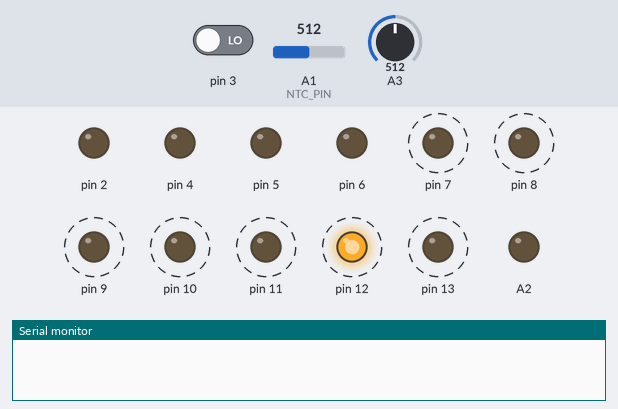
A sketch run on a simulated Arduino Uno, built with avr-gcc and run on an emulated ATmega328P. Shown: output pins drawn as LEDs (lit = HIGH), the last lines printed to the serial monitor. Dashed ring = blinking. The test bench sets the inputs (shaded band); at power-on: pin 3 LOW, A1 (NTC_PIN) = 512, A3 = 512.

Above: at 1.2 s.
1.3 s: pin 3 driven HIGH
At 1.7 s:
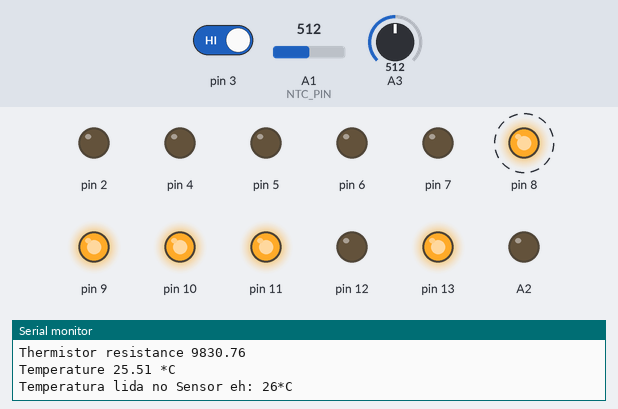
4.3 s: A1 (NTC_PIN) set to 289
7.3 s: A1 (NTC_PIN) set to 511
At 9.2 s:
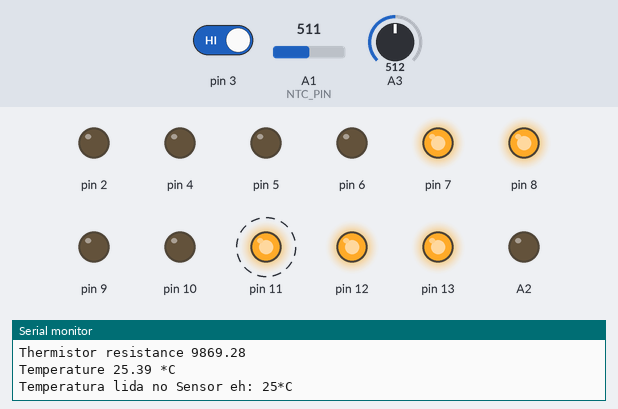
10.3 s: pin 3 driven LOW
At 11.3 s:
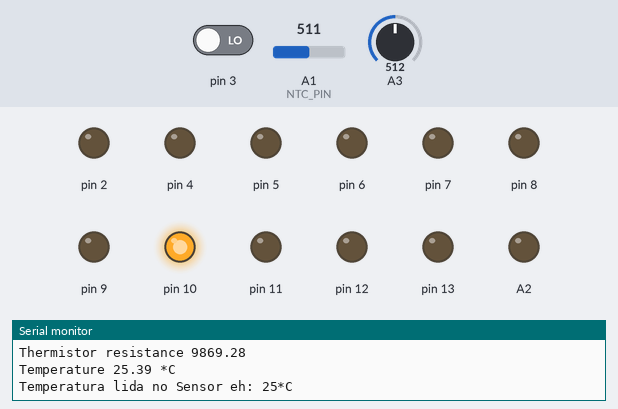
Timing chart, 0 to 14.3 s (numbered marks = the images above; inputs shaded):
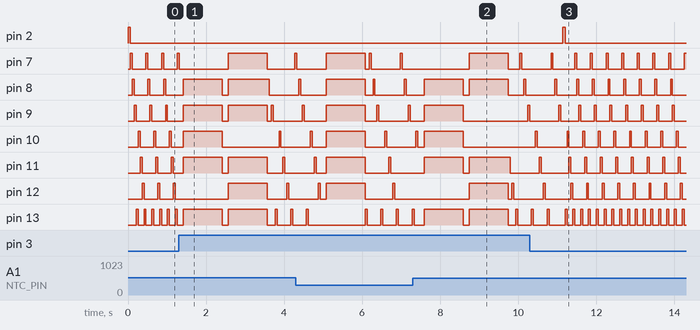

The sketch:

BombaPermissiva_GeladeiraAberta.ino
```cpp
/*
Author: Samuel Sena (Globson)
Designed for refrigerator door control and temperature monitoring.
*/

//#include <Thermistor.h>
#include <thermistor.h>

#define NTC_PIN A1
void setup()
{
  // put your setup code here, to run once:
  Serial.begin(9600);

  pinMode(2, OUTPUT);
  pinMode(3, INPUT);

  pinMode(4, OUTPUT);
  pinMode(5, OUTPUT);
  pinMode(6, OUTPUT);

  pinMode(7, OUTPUT);
  pinMode(8, OUTPUT);
  pinMode(9, OUTPUT);
  pinMode(10, OUTPUT);
  pinMode(11, OUTPUT);
  pinMode(12, OUTPUT);
  pinMode(13, OUTPUT);

  // pinMode(A1,INPUT);
  pinMode(A2, OUTPUT);
  pinMode(A3, INPUT);
}
// Thermistor temp(1);
//  Thermistor object
THERMISTOR thermistor(NTC_PIN, // Analog pin
                      10000,   // Nominal resistance at 25 ºC
                      3000,    // thermistor's beta coefficient
                      9850);  // Value of the series resistor

// Global temperature reading
//uint16_t temp;

long segmentoInfinitoAtual = 7;
void segmentoInfinito()
{
  switch (segmentoInfinitoAtual)
  {
  case 7:
    digitalWrite(7, HIGH);
    digitalWrite(8, LOW);
    digitalWrite(9, LOW);
    digitalWrite(10, LOW);
    digitalWrite(11, LOW);
    digitalWrite(12, LOW);
    digitalWrite(13, LOW);
    break;
  case 8:
    digitalWrite(7, LOW);
    digitalWrite(8, HIGH);
    digitalWrite(9, LOW);
    digitalWrite(10, LOW);
    digitalWrite(11, LOW);
    digitalWrite(12, LOW);
    digitalWrite(13, LOW);
    break;
  case 9:
    digitalWrite(7, LOW);
    digitalWrite(8, LOW);
    digitalWrite(9, HIGH);
    digitalWrite(10, LOW);
    digitalWrite(11, LOW);
    digitalWrite(12, LOW);
    digitalWrite(13, LOW);
    break;
  case 10:
    digitalWrite(7, LOW);
    digitalWrite(8, LOW);
    digitalWrite(9, LOW);
    digitalWrite(10, LOW);
    digitalWrite(11, LOW);
    digitalWrite(12, LOW);
    digitalWrite(13, HIGH);
    break;
  case 11:
    digitalWrite(7, LOW);
    digitalWrite(8, LOW);
    digitalWrite(9, LOW);
    digitalWrite(10, HIGH);
    digitalWrite(11, LOW);
    digitalWrite(12, LOW);
    digitalWrite(13, LOW);
    break;
  case 12:
    digitalWrite(7, LOW);
    digitalWrite(8, LOW);
    digitalWrite(9, LOW);
    digitalWrite(10, LOW);
    digitalWrite(11, HIGH);
    digitalWrite(12, LOW);
    digitalWrite(13, LOW);
    break;
  case 13:
    digitalWrite(7, LOW);
    digitalWrite(8, LOW);
    digitalWrite(9, LOW);
    digitalWrite(10, LOW);
    digitalWrite(11, LOW);
    digitalWrite(12, HIGH);
    digitalWrite(13, LOW);
    break;
  case 14:
    digitalWrite(7, LOW);
    digitalWrite(8, LOW);
    digitalWrite(9, LOW);
    digitalWrite(10, LOW);
    digitalWrite(11, LOW);
    digitalWrite(12, LOW);
    digitalWrite(13, HIGH);
    break;
  }
  if (segmentoInfinitoAtual <= 13)
  {
    segmentoInfinitoAtual++;
  }
  else
  {
    segmentoInfinitoAtual = 7;
  }
}

void colocaUmNumero(int num)
{
  switch (num)
  {
  case 0:
    digitalWrite(7, HIGH);
    digitalWrite(8, HIGH);
    digitalWrite(9, HIGH);
    digitalWrite(10, HIGH);
    digitalWrite(11, HIGH);
    digitalWrite(12, HIGH);
    digitalWrite(13, LOW);
    break;
  case 1:
    digitalWrite(7, HIGH);
    digitalWrite(8, LOW);
    digitalWrite(9, LOW);
    digitalWrite(10, HIGH);
    digitalWrite(11, LOW);
    digitalWrite(12, LOW);
    digitalWrite(13, LOW);
    break;
  case 2:
    digitalWrite(7, LOW);
    digitalWrite(8, HIGH);
    digitalWrite(9, HIGH);
    digitalWrite(10, HIGH); //
    digitalWrite(11, HIGH);
    digitalWrite(12, LOW);
    digitalWrite(13, HIGH); //
    break;
  case 3:
    digitalWrite(7, HIGH);
    digitalWrite(8, HIGH);
    digitalWrite(9, LOW);
    digitalWrite(10, HIGH);
    digitalWrite(11, HIGH);
    digitalWrite(12, LOW);
    digitalWrite(13, HIGH);
    break;
  case 4:
    digitalWrite(7, HIGH);
    digitalWrite(8, LOW);
    digitalWrite(9, LOW);
    digitalWrite(10, HIGH);
    digitalWrite(11, LOW);
    digitalWrite(12, HIGH);
    digitalWrite(13, HIGH);
    break;
  case 5:
    digitalWrite(7, HIGH);
    digitalWrite(8, HIGH);
    digitalWrite(9, LOW);
    digitalWrite(10, LOW);
    digitalWrite(11, HIGH);
    digitalWrite(12, HIGH);
    digitalWrite(13, HIGH);
    break;
  case 6:
    digitalWrite(7, HIGH);
    digitalWrite(8, HIGH);
    digitalWrite(9, HIGH);
    digitalWrite(10, LOW);
    digitalWrite(11, HIGH);
    digitalWrite(12, HIGH);
    digitalWrite(13, HIGH);
    break;
  case 7:
    digitalWrite(7, HIGH);
    digitalWrite(8, LOW);
    digitalWrite(9, LOW);
    digitalWrite(10, HIGH);
    digitalWrite(11, HIGH);
    digitalWrite(12, LOW);
    digitalWrite(13, LOW);
    break;
  case 8:
    digitalWrite(7, HIGH);
    digitalWrite(8, HIGH);
    digitalWrite(9, HIGH);
    digitalWrite(10, HIGH);
    digitalWrite(11, HIGH);
    digitalWrite(12, HIGH);
    digitalWrite(13, HIGH);
    break;
  case 9:
    digitalWrite(7, HIGH);
    digitalWrite(8, HIGH);
    digitalWrite(9, LOW);
    digitalWrite(10, HIGH);
    digitalWrite(11, HIGH);
    digitalWrite(12, HIGH);
    digitalWrite(13, HIGH);
    break;
  case 10:
    digitalWrite(7, LOW);
    digitalWrite(8, LOW);
    digitalWrite(9, LOW);
    digitalWrite(10, LOW);
    digitalWrite(11, LOW);
    digitalWrite(12, LOW);
    digitalWrite(13, HIGH);
    break;
  default:
    digitalWrite(7, LOW);
    digitalWrite(8, LOW);
    digitalWrite(9, LOW);
    digitalWrite(10, LOW);
    digitalWrite(11, LOW);
    digitalWrite(12, LOW);
    digitalWrite(13, LOW);
    break;
  }
}

void ledRGB(char S)
{
  switch (S)
  {
  case 'R':
    digitalWrite(6, HIGH);
    digitalWrite(5, LOW);
    digitalWrite(4, LOW);
    break;
  case 'G':
    digitalWrite(6, LOW);
    digitalWrite(5, HIGH);
    digitalWrite(4, LOW);
    break;
  case 'B':
    digitalWrite(6, LOW);
    digitalWrite(5, LOW);
    digitalWrite(4, HIGH);
    break;
  default:
    digitalWrite(6, LOW);
    digitalWrite(5, LOW);
    digitalWrite(4, LOW);
    break;
  }
}

unsigned long bipbip(unsigned long tempo)
{
  analogWrite(A2, 130);
  digitalWrite(2, HIGH);
  unsigned long delay1 = 60;
  delay(delay1);
  analogWrite(A2, 0);
  digitalWrite(2, LOW);

  return delay1;
}

void animacao()
{
  for (int i = 0; i < 14; i++)
  {
    segmentoInfinito();
    delay(50);
    colocaUmNumero(-1);
    delay(50);
  }
}

void animacaoBombaCs()
{
  if (analogRead(A3) > 299)
  {
    paraDeEncherOSaco(120000);
  }
  colocaUmNumero(7);
  ledRGB('R');
  delay(300);
  colocaUmNumero(-1);
  delay(150);
  colocaUmNumero(3);
  ledRGB('G');
  delay(300);
  colocaUmNumero(-1);
  delay(150);
  colocaUmNumero(5);
  ledRGB('B');
  delay(300);
  colocaUmNumero(-1);
  delay(150);
  if (analogRead(A3) > 299)
  {
    paraDeEncherOSaco(120000);
  }
  colocaUmNumero(5);
  ledRGB('R');
  delay(300);
  colocaUmNumero(-1);
  delay(150);
  colocaUmNumero(6);
  ledRGB('G');
  delay(300);
  colocaUmNumero(-1);
  delay(150);
  colocaUmNumero(0);
  ledRGB('B');
  delay(300);
  colocaUmNumero(-1);
  delay(150);
  if (analogRead(A3) > 299)
  {
    paraDeEncherOSaco(120000);
  }
  colocaUmNumero(8);
  ledRGB('R');
  delay(300);
  colocaUmNumero(-1);
  delay(150);
  ledRGB('S');
}

void TempoDeAssalto(unsigned long tempo)
{
  for (unsigned long i = tempo; i > 0; i -= 1000)
  {
    if (digitalRead(3) == 1)
    {
      return;
    }
    if (i < 10000)
    {
      colocaUmNumero(i / 1000);
      digitalWrite(2, HIGH);
      delay(850);
      colocaUmNumero(-1);
      digitalWrite(2, LOW);
      delay(150);
    }
    else
    {
      for (int j = 0; j < 10; j++)
      {
        digitalWrite(2, HIGH);
        segmentoInfinito();
        delay(50);
        digitalWrite(2, LOW);
        colocaUmNumero(-1);
        delay(50);
      }
    }
  }
}

void paraDeEncherOSaco(unsigned long pause)
{
  for (unsigned long i = pause; i > 0; i -= 50)
  {
    if (digitalRead(3) == 1)
    {
      return;
    }
    segmentoInfinito();
    delay(50);
  }
  colocaUmNumero(-1);
}

void loop()
{
  // put your main code here, to run repeatedly:
  while (digitalRead(3) == 1)
  {
    if (analogRead(A3) > 299)
    {
      for (int i = 0; i < 5; i++)
      {
        if (digitalRead(3) == 0)
        {
          break;
        }
        //int temperature = temp.getTemp();
        int temperature = thermistor.read();
        Serial.print("Temperatura lida no Sensor eh: ");
        Serial.print(temperature);
        Serial.println("*C");
        if (temperature < 10 && temperature > -10)
        {
          if (temperature >= 0)
          {
            colocaUmNumero(temperature);
            delay(1000);
            animacao();
          }
          else
          {
            colocaUmNumero(10);
            delay(1000);
            colocaUmNumero(-1);
            delay(150);
            colocaUmNumero(temperature * -1);
            delay(1000);
            animacao();
          }
        }
        else if (temperature >= 10 && temperature < 100)
        {
          int primeirodigito = temperature / 10;
          int segundodigito = temperature - primeirodigito * 10;
          colocaUmNumero(primeirodigito);
          delay(1000);
          colocaUmNumero(-1);
          delay(150);
          colocaUmNumero(segundodigito);
          delay(1000);
          animacao();
        }
        colocaUmNumero(-1);
        ledRGB('S');
      }
    }
  }
  if (digitalRead(3) == 0)
  {
    digitalWrite(2, HIGH);
    delay(60);
    digitalWrite(2, LOW);
  }
  if (analogRead(A3) > 299)
  {
    paraDeEncherOSaco(120000);
  }
  // animacaoBombaCs();
  TempoDeAssalto(10000);

  unsigned long tempo = 33500; // ms
  unsigned long duracaoMinima;
  while (tempo > 1000 && digitalRead(3) == 0)
  {
    if (analogRead(A3) > 299)
    {
      paraDeEncherOSaco(120000);
    }
    if (tempo > 10000)
    {
      segmentoInfinito();
    }
    else
    {
      colocaUmNumero(floor(tempo / 1000));
    }

    unsigned long bipTime = bipbip(tempo);
    unsigned long intervalo;
    if (tempo > 3250)
    {
      intervalo = (tempo / 38) - bipTime;
      tempo -= intervalo;
    }
    else
    {
      intervalo = duracaoMinima;
      tempo -= (intervalo + 60);
    }
    // Serial.print("Intervalo: ");
    // Serial.println(intervalo);
    delay(intervalo);
  }

  while (digitalRead(3) == 0)
  {
    if (analogRead(A3) > 299)
    {
      analogWrite(A2, 0);
      colocaUmNumero(-1);
      ledRGB('S');
      paraDeEncherOSaco(120000);
      colocaUmNumero(0);
      analogWrite(A2, 130);
    }
    colocaUmNumero(0);
    analogWrite(A2, 130);
    for (int i = 0; i < 60; i++)
    { // explosao
      if (analogRead(A3) > 299)
      {
        analogWrite(A2, 0);
        colocaUmNumero(-1);
        ledRGB('S');
        paraDeEncherOSaco(120000);
        colocaUmNumero(0);
        analogWrite(A2, 130);
      }
      if (i % 5 == 0)
      {
        ledRGB('G');
      }
      else if (i % 2 == 0)
      {
        ledRGB('R');
      }
      else
      {
        ledRGB('B');
      }
      delay(70);
    }
  }
  analogWrite(A2, 0);
  colocaUmNumero(-1);
  ledRGB('S');
}
```

Measured:
- after the input at 1.3 s, pin 8: alternates HIGH for 1.0 s and LOW for 0.15 s, starting after 0.12 s
- after the input at 7.3 s, pin 10: goes on until 8.6 s, then stays LOW
- after the input at 10.3 s, pin 2: LOW → HIGH after 0.84 s, → LOW 0.06 s later
- by itself, pin 8: alternates HIGH for 0.05 s and LOW for 0.35 s
